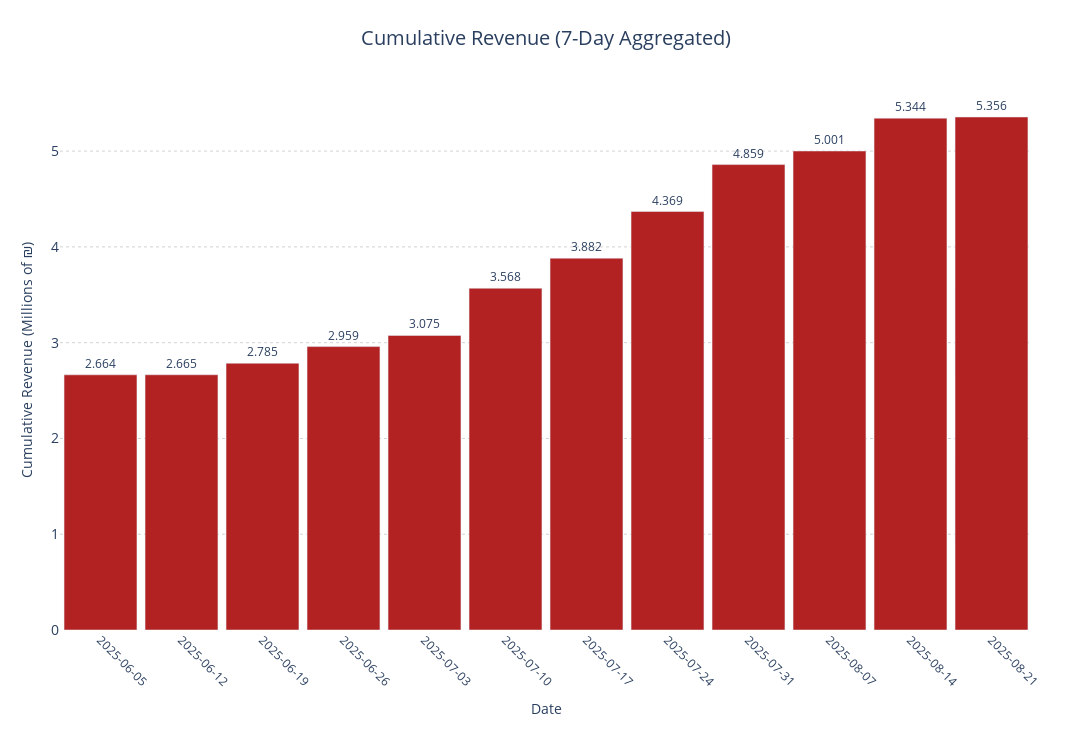

Write notebook code for a chart like this one.
### Code cell
def plot_cumulative_revenue_plotly(df, date_column, revenue_column, days, font_size=12, y_shift=10, start_date="2025-06-05"):
    df = df.copy()

    # Ensure datetime if needed
    if not pd.api.types.is_datetime64_any_dtype(df[date_column]):
        df[date_column] = pd.to_datetime(df[date_column], errors='coerce')

    # Ensure numeric revenue
    df = df[pd.to_numeric(df[revenue_column], errors='coerce').notnull()]
    df[revenue_column] = df[revenue_column].astype(float)

    # Filter dates
    df = df[df[date_column] >= pd.to_datetime(start_date)]

    # Vectorized calculation of n-day periods
    df['n_day_period'] = (
        df[date_column]
        .dt.floor(f'{days}D')  # Round down to nearest n-day bucket
    )

    # Group and cumulative revenue
    grouped = (
        df.groupby('n_day_period')[revenue_column]
        .sum()
        .reset_index(name="Total_revenue")
        .sort_values('n_day_period')
    )

    grouped['Cumulative_Revenue'] = grouped['Total_revenue'].cumsum()
    grouped['Cumulative_Revenue_Million'] = (grouped['Cumulative_Revenue'] / 1_000_000).round(3)

    # Create period labels
    grouped['period_label'] = grouped['n_day_period'].dt.strftime('%Y-%m-%d')

    # Pre-create annotations
    text_annotations = [f"{val}" for val in grouped['Cumulative_Revenue_Million']]

    # Plot
    fig = go.Figure()

    fig.add_trace(go.Bar(
        x=grouped['period_label'],
        y=grouped['Cumulative_Revenue_Million'],
        name='Cumulative Revenue',
        marker_color='firebrick',
        text=text_annotations,
        textposition='outside',
        textfont=dict(size=font_size)
    ))

    # Layout
    fig.update_layout(
        title=dict(
            text=f'Cumulative Revenue ({days}-Day Aggregated)',
            font=dict(size=20),
            x=0.5
        ),
        xaxis=dict(
            title='Date',
            tickangle=45,
            tickfont=dict(size=12),
            tickmode='array',
            tickvals=grouped['period_label'],
            ticktext=grouped['period_label'],
            type='category'  # 👈 Force categorical spacing
        ),
        yaxis=dict(
            title='Cumulative Revenue (Millions of ₪)',
            tickfont=dict(size=14),
            gridcolor='lightgrey',
            griddash='dot'
        ),
        bargap=0.1,
        height=750,
        width=1400,
        margin=dict(l=60, r=60, t=90, b=120),
        plot_bgcolor='white',
        paper_bgcolor='white',
        showlegend=False
    )

    fig.show()

# Example call
plot_cumulative_revenue_plotly(perc, 'sale_date', 'price', days=7)

### Figure 1 — Plotly figure (JSON) as saved in the notebook; plotly's stock layout.template omitted (floating-point values rounded to 4 significant figures)
{"data": [{"marker": {"color": "firebrick"}, "name": "Cumulative Revenue", "text": ["2.664", "2.665", "2.785", "2.959", "3.075", "3.568", "3.882", "4.369", "4.859", "5.001", "5.344", "5.356"], "textfont": {"size": 12}, "textposition": "outside", "type": "bar", "x": ["2025-06-05", "2025-06-12", "2025-06-19", "2025-06-26", "2025-07-03", "2025-07-10", "2025-07-17", "2025-07-24", "2025-07-31", "2025-08-07", "2025-08-14", "2025-08-21"], "y": [2.664, 2.665, 2.785, 2.959, 3.075, 3.568, 3.882, 4.369, 4.859, 5.001, 5.344, 5.356]}], "layout": {"bargap": 0.1, "height": 750, "margin": {"b": 120, "l": 60, "r": 60, "t": 90}, "paper_bgcolor": "white", "plot_bgcolor": "white", "showlegend": false, "title": {"font": {"size": 20}, "text": "Cumulative Revenue (7-Day Aggregated)", "x": 0.5}, "width": 1400, "xaxis": {"tickangle": 45, "tickfont": {"size": 12}, "tickmode": "array", "ticktext": ["2025-06-05", "2025-06-12", "2025-06-19", "2025-06-26", "2025-07-03", "2025-07-10", "2025-07-17", "2025-07-24", "2025-07-31", "2025-08-07", "2025-08-14", "2025-08-21"], "tickvals": ["2025-06-05", "2025-06-12", "2025-06-19", "2025-06-26", "2025-07-03", "2025-07-10", "2025-07-17", "2025-07-24", "2025-07-31", "2025-08-07", "2025-08-14", "2025-08-21"], "title": {"text": "Date"}, "type": "category"}, "yaxis": {"gridcolor": "lightgrey", "griddash": "dot", "tickfont": {"size": 14}, "title": {"text": "Cumulative Revenue (Millions of ₪)"}}}}
